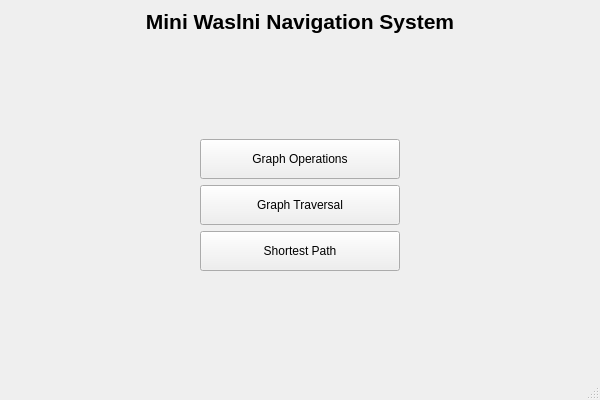
<?xml version="1.0" encoding="UTF-8"?>
<ui version="4.0">
 <class>MainWindow</class>
 <widget class="QMainWindow" name="MainWindow">
  <property name="geometry">
   <rect>
    <x>0</x>
    <y>0</y>
    <width>600</width>
    <height>400</height>
   </rect>
  </property>
  <property name="windowTitle">
   <string>Main Window</string>
  </property>
  <widget class="QWidget" name="centralwidget">
   <layout class="QVBoxLayout" name="verticalLayout">
    <item>
     <widget class="QLabel" name="label">
      <property name="font">
       <font>
        <pointsize>16</pointsize>
        <bold>true</bold>
       </font>
      </property>
      <property name="text">
       <string>Mini Waslni Navigation System</string>
      </property>
      <property name="alignment">
       <set>Qt::AlignmentFlag::AlignCenter</set>
      </property>
     </widget>
    </item>
    <item>
     <spacer name="verticalSpacer">
      <property name="orientation">
       <enum>Qt::Orientation::Vertical</enum>
      </property>
      <property name="sizeHint" stdset="0">
       <size>
        <width>20</width>
        <height>40</height>
       </size>
      </property>
     </spacer>
    </item>
    <item>
     <layout class="QHBoxLayout" name="horizontalLayout">
      <item>
       <spacer name="horizontalSpacer">
        <property name="orientation">
         <enum>Qt::Orientation::Horizontal</enum>
        </property>
        <property name="sizeHint" stdset="0">
         <size>
          <width>40</width>
          <height>20</height>
         </size>
        </property>
       </spacer>
      </item>
      <item>
       <layout class="QVBoxLayout" name="verticalLayout_2">
        <item>
         <widget class="QPushButton" name="btnGraphOperations">
          <property name="minimumSize">
           <size>
            <width>200</width>
            <height>40</height>
           </size>
          </property>
          <property name="text">
           <string>Graph Operations</string>
          </property>
         </widget>
        </item>
        <item>
         <widget class="QPushButton" name="btnGraphTraversal">
          <property name="minimumSize">
           <size>
            <width>200</width>
            <height>40</height>
           </size>
          </property>
          <property name="text">
           <string>Graph Traversal</string>
          </property>
         </widget>
        </item>
        <item>
         <widget class="QPushButton" name="btnShortestPath">
          <property name="minimumSize">
           <size>
            <width>200</width>
            <height>40</height>
           </size>
          </property>
          <property name="text">
           <string>Shortest Path</string>
          </property>
         </widget>
        </item>
       </layout>
      </item>
      <item>
       <spacer name="horizontalSpacer_2">
        <property name="orientation">
         <enum>Qt::Orientation::Horizontal</enum>
        </property>
        <property name="sizeHint" stdset="0">
         <size>
          <width>40</width>
          <height>20</height>
         </size>
        </property>
       </spacer>
      </item>
     </layout>
    </item>
    <item>
     <spacer name="verticalSpacer_2">
      <property name="orientation">
       <enum>Qt::Orientation::Vertical</enum>
      </property>
      <property name="sizeHint" stdset="0">
       <size>
        <width>20</width>
        <height>40</height>
       </size>
      </property>
     </spacer>
    </item>
   </layout>
  </widget>
  <widget class="QStatusBar" name="statusbar"/>
 </widget>
 <resources/>
 <connections/>
</ui>
